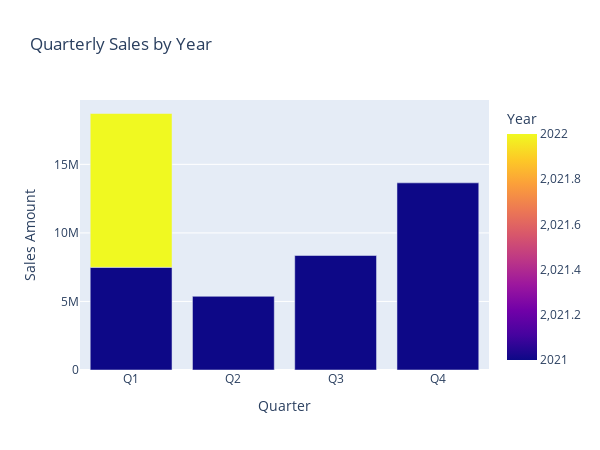

Notebook code cell kept with this figure:
### Code cell
import plotly.express as px

fig = px.bar(
    quarterly_sales,
    x="Quarter",
    y="Sales_Amount",
    color="Year",
    barmode="group",
    title="Quarterly Sales by Year"
)
fig.update_layout(
    width=600, 
    height=450,
    yaxis_title="Sales Amount"
)
fig.show()

### Figure 1 — Plotly figure (JSON) as saved in the notebook; plotly's stock layout.template omitted (floating-point values rounded to 4 significant figures)
{"data": [{"alignmentgroup": "True", "hovertemplate": "Quarter=%{x}<br>Sales_Amount=%{y}<br>Year=%{marker.color}<extra></extra>", "legendgroup": "", "marker": {"color": [2021, 2022, 2021, 2021, 2021], "coloraxis": "coloraxis", "pattern": {"shape": ""}}, "name": "", "offsetgroup": "", "orientation": "v", "showlegend": false, "textposition": "auto", "type": "bar", "x": ["Q1", "Q1", "Q2", "Q3", "Q4"], "xaxis": "x", "y": [7491281, 11218795, 5374404, 8351259, 13651148], "yaxis": "y"}], "layout": {"barmode": "group", "coloraxis": {"colorbar": {"title": {"text": "Year"}}, "colorscale": [[0, "#0d0887"], [0.1111, "#46039f"], [0.2222, "#7201a8"], [0.3333, "#9c179e"], [0.4444, "#bd3786"], [0.5556, "#d8576b"], [0.6667, "#ed7953"], [0.7778, "#fb9f3a"], [0.8889, "#fdca26"], [1, "#f0f921"]]}, "height": 450, "legend": {"tracegroupgap": 0}, "title": {"text": "Quarterly Sales by Year"}, "width": 600, "xaxis": {"anchor": "y", "autorange": true, "domain": [0, 1], "range": [-0.5, 3.5], "title": {"text": "Quarter"}, "type": "category"}, "yaxis": {"anchor": "x", "autorange": true, "domain": [0, 1], "range": [0, 19690000.0], "title": {"text": "Sales Amount"}, "type": "linear"}}}
